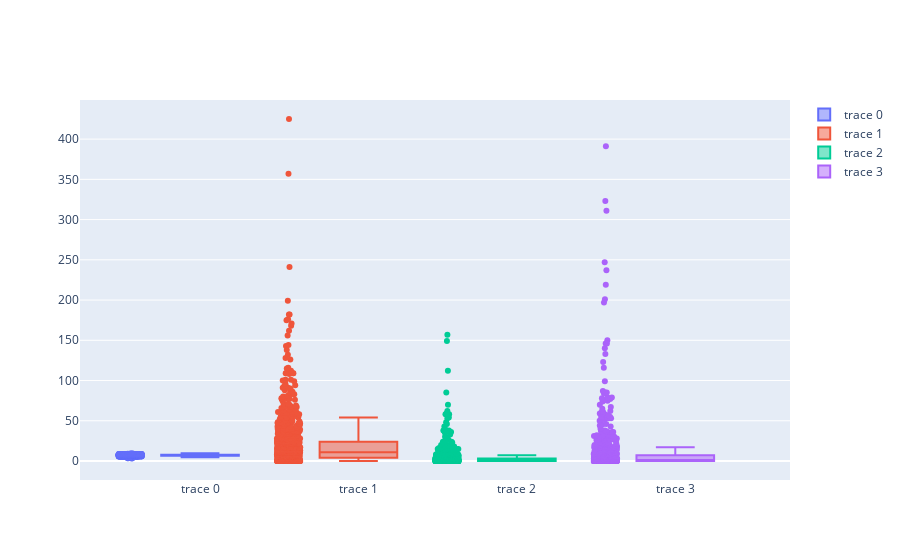

Notebook source saved alongside this figure:
### Code cell
# runtime Box Plot 시각화
fig = go.Figure()


fig.add_trace(go.Box(
    y=df['total_rate'],
    boxpoints='all',
    jitter=0.3,
    pointpos=-1.8
))

fig.add_trace(go.Box(
    y=df['critic_review'],
    boxpoints='all',
    jitter=0.3,
    pointpos=-1.8
))

fig.add_trace(go.Box(
    y=df['wins'],
    boxpoints='all',
    jitter=0.3,
    pointpos=-1.8
))

fig.add_trace(go.Box(
    y=df['nominations'],
    boxpoints='all',
    jitter=0.3,
    pointpos=-1.8
))

fig.show()

### Figure 1 — Plotly figure (JSON) as saved in the notebook; plotly's stock layout.template omitted (floating-point values rounded to 4 significant figures; data arrays with more than 128 entries replaced by an {"elided": "..."} marker saying what was removed)
{"data": [{"boxpoints": "all", "jitter": 0.3, "pointpos": -1.8, "type": "box", "y": {"elided": "905 float values"}}, {"boxpoints": "all", "jitter": 0.3, "pointpos": -1.8, "type": "box", "y": {"elided": "905 int values"}}, {"boxpoints": "all", "jitter": 0.3, "pointpos": -1.8, "type": "box", "y": {"elided": "905 int values"}}, {"boxpoints": "all", "jitter": 0.3, "pointpos": -1.8, "type": "box", "y": {"elided": "905 int values"}}], "layout": {}}
